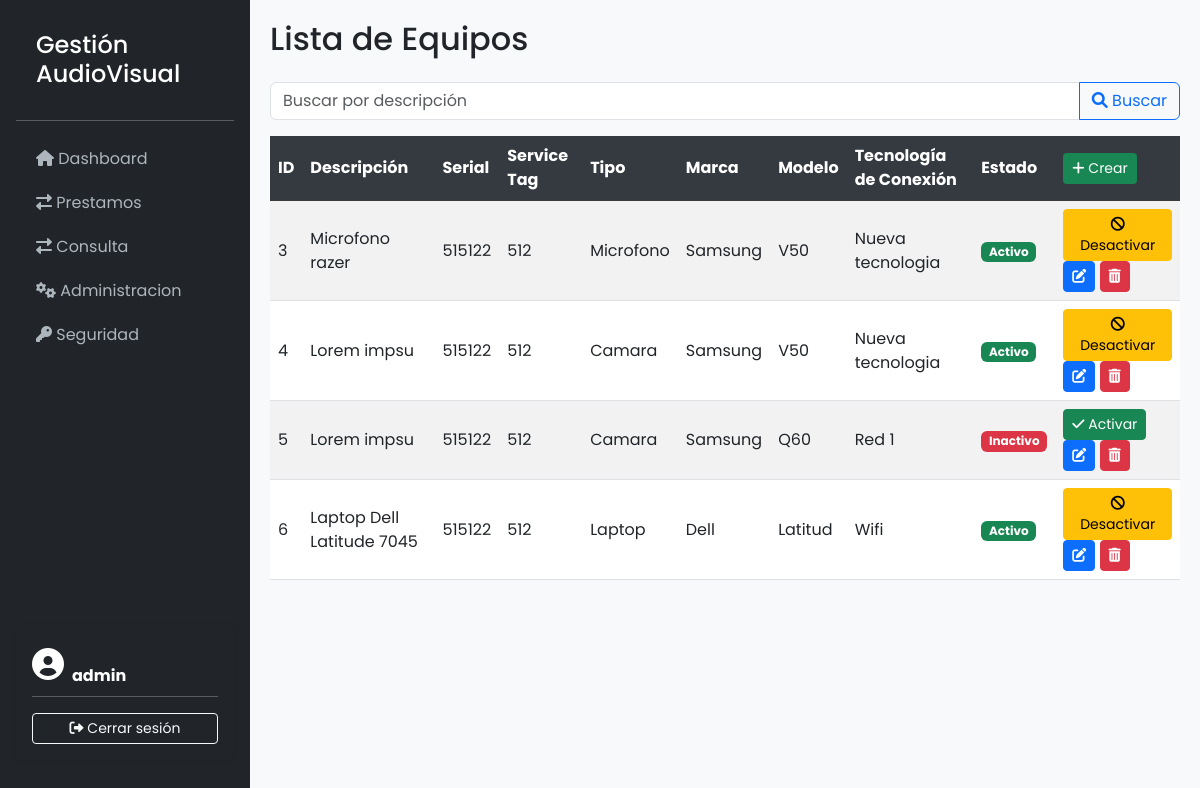
The app's page /equipos/ (signed in) with its own data.
### GestionAudiovisualApp/models.py (models this page shows, shortened)
class Equipo(models.Model):
    descripcion     = models.CharField(max_length=100)
    numero_serial   = models.CharField(max_length=50)
    service_tag     = models.CharField(max_length=50)
    tipo_equipo     = models.ForeignKey(TipoEquipo, on_delete=models.CASCADE)
    marca           = models.ForeignKey(Marca, on_delete=models.CASCADE)
    modelo          = models.ForeignKey(Modelo, on_delete=models.CASCADE)
    tecnologia_conexion = models.ForeignKey(TecnologiaConexion, on_delete=models.CASCADE)
    estado              = models.BooleanField(default=True)

class TipoEquipo(models.Model):
    descripcion = models.CharField(max_length=100)
    estado      = models.BooleanField(default=True)

class Marca(models.Model):
    descripcion  = models.CharField(max_length=100)
    estado       = models.BooleanField(default=True)

class Modelo(models.Model):
    marca       = models.ForeignKey(Marca, on_delete=models.CASCADE)
    descripcion = models.CharField(max_length=100)
    estado      = models.BooleanField(default=True)

class TecnologiaConexion(models.Model):
    descripcion = models.CharField(max_length=100)
    estado      = models.BooleanField(default=True)

### GestionAudiovisualApp/views.py (the view)
# urls.py: path('equipos/', EquipoListView.as_view(), name='equipo-list'),
@method_decorator(user_passes_test(is_admin), name='dispatch')
class EquipoListView(ListView):
    model = Equipo
    template_name = 'equipos/equipo_list.html'
    context_object_name = 'equipos'
    def get_queryset(self):
        queryset = Equipo.objects.all()
        query = self.request.GET.get('q')
        if query:
            queryset = queryset.filter(
                Q(descripcion__icontains=query) | Q(marca__descripcion__icontains=query) | Q(modelo__descripcion__icontains=query)
            )
        return queryset

### GestionAudiovisualApp/views.py (called while the page is built)
def is_admin(user):
    return user.is_staff

### GestionAudiovisualApp/templates/equipos/equipo_list.html (shortened to what this page needs)
{% extends 'base.html' %}
{% block content %}
<h2 class="mb-4">Lista de Equipos</h2>
<form method="GET" class="mb-3">
    <div class="input-group">
        <input type="text" name="q" class="form-control" placeholder="Buscar por descripción" value="{{ request.GET.q }}">
        <button class="btn btn-outline-primary" type="submit">
            <i class="fas fa-search"></i> Buscar
        </button>
    </div>
</form>
<table class="table table-striped table-hover">
    <thead class="table-dark">
        <tr>
            <th>ID</th>
            <th>Descripción</th>
            <th>Serial</th>
            <th>Service Tag</th>
            <th>Tipo</th>
            <th>Marca</th>
            <th>Modelo</th>
            <th>Tecnología de Conexión</th>
            <th>Estado</th>
            <th>
                <a href="{% url 'equipo-create' %}" class="btn btn-sm btn-create">
                    <i class="fas fa-plus"></i> Crear
                </a>
            </th>
        </tr>
    </thead>
    <tbody>
        {% for equipo in equipos %}
            <tr>
                <td>{{ equipo.pk }}</td>
                <td>{{ equipo.descripcion }}</td>
                <td>{{ equipo.numero_serial }}</td>
                <td>{{ equipo.service_tag }}</td>
                <td>{{ equipo.tipo_equipo.descripcion }}</td>
                <td>{{ equipo.marca.descripcion }}</td>
                <td>{{ equipo.modelo.descripcion }}</td>
                <td>{{ equipo.tecnologia_conexion.descripcion }}</td>
                <td>
                    {% if equipo.estado %}
                        <span class="badge bg-success">Activo</span>
                    {% else %}
                        <span class="badge bg-danger">Inactivo</span>
                    {% endif %}
                </td>
                <td>
                    <form method="post" action="{% url 'equipo-toggle-estado' equipo.pk %}" style="display:inline;">
                        {% if equipo.estado %}
                            <button type="submit" class="btn btn-warning btn-sm">
                                <i class="fas fa-ban"></i> Desactivar
                            </button>
                        {% else %}
                            <button type="submit" class="btn btn-success btn-sm">
                                <i class="fas fa-check"></i> Activar
                            </button>
                        {% endif %}
                    </form>
                    <a href="{% url 'equipo-update' equipo.pk %}" class="btn btn-sm btn-primary"><i class="fas fa-edit"></i></a>
                    <a href="{% url 'equipo-delete' equipo.pk %}" class="btn btn-sm btn-danger"><i class="fas fa-trash-alt"></i></a>
                </td>
            </tr>
        {% empty %}
            <tr>
                <td colspan="10" class="text-center">No hay equipos disponibles.</td>
            </tr>
        {% endfor %}
    </tbody>
</table>
{% endblock %}

### GestionAudiovisualApp/templates/base.html (shortened to what this page needs)
<!DOCTYPE html>
<html lang="es">
<head>
    <link href="https://cdn.jsdelivr.net/npm/bootstrap@5.3.0-alpha1/dist/css/bootstrap.min.css" rel="stylesheet">
    <link href="https://cdnjs.cloudflare.com/ajax/libs/font-awesome/6.0.0-beta3/css/all.min.css" rel="stylesheet">
</head>
<body>
    <nav id="sidebar" class="d-flex flex-column flex-shrink-0 p-3 bg-dark">
        <h4>Gestión AudioVisual</h4>
        <hr>
        <ul class="nav nav-pills flex-column mb-auto">
            <li class="nav-item">
                <a href="{% url 'inicio' %}" class="nav-link {% if request.resolver_match.url_name == 'inicio' %}active{% endif %}">
                  <i class="fas fa-home"></i> Dashboard
                </a>
              </li>
        <li class="nav-item">
            <a href="{% url 'prestamo-list' %}" class="nav-link {% if request.resolver_match.url_name == 'prestamo-list' %}active{% endif %}">
                <i class="fas fa-exchange-alt"></i> Prestamos
            </a>
        </li>
        <li class="nav-item">
            <a href="{% url 'consulta-criterios' %}" class="nav-link {% if request.resolver_match.url_name == 'consulta-criterios' %}active{% endif %}">
                <i class="fas fa-exchange-alt"></i> Consulta
            </a>
        </li>
        {% if user.is_authenticated and user.is_staff %}
        <li class="nav-item">
            <a href="#" class="nav-link" data-bs-toggle="collapse" data-bs-target="#submenu-administracion" aria-expanded="false" aria-controls="submenu-administracion">
                <i class="fas fa-cogs"></i> Administracion
            </a>
        </li>
        <li class="nav-item">
            <a href="#" class="nav-link" data-bs-toggle="collapse" data-bs-target="#submenu-Seguridad" aria-expanded="false" aria-controls="submenu-seguridad">
                <i class="fas fa-key"></i> Seguridad
            </a>
        </li>
        {% endif %}
    </ul>
        {% if user.is_authenticated%}
        <div class="card bg-dark text-white border-0 mb-4 p-3 shadow-sm">
            <div class="d-flex align-items-center">
                <i class="fas fa-user-circle fa-2x me-2"></i>
                <div>
                    <small class="text-muted">Bienvenido</small><br>
                    <strong>{{ request.user.username }}</strong>
                </div>
            </div>
            <hr class="bg-secondary my-2">
            <a href="{% url 'logout' %}" class="btn btn-sm btn-outline-light mt-2 w-100">
                <i class="fas fa-sign-out-alt"></i> Cerrar sesión
            </a>
        </div>
        {%endif%}
    </nav>
    <div id="content">
        {% block content %}{% endblock %}
    </div>
</body>
</html>

### GestionAudiovisualApp/templates/base.html (style rules this page uses)
body { display: flex; min-height: 100vh; font-family: 'Poppins', sans-serif; background-color: #f8f9fa; }
#sidebar { min-width: 250px; max-width: 250px; background-color: #1c1e21; color: #fff; }
#sidebar .nav-link { color: #adb5bd; padding: 10px 20px; }
#sidebar h4 { padding: 15px 20px; margin: 0; font-weight: 500; color: #fff; }
#content { flex: 1; padding: 20px; }
.btn-create { background-color: #198754; color: white; }
.table th { background-color: #343a40; color: white; }
.table td, .table th { vertical-align: middle; }

### records on screen
Equipo: pk "3", descripcion "Microfono razer", numero_serial "515122", service_tag "512", tipo_equipo.descripcion "Microfono", marca.descripcion "Samsung", modelo.descripcion "V50", tecnologia_conexion.descripcion "Nueva tecnologia", estado "Activo"
Equipo: pk "4", descripcion "Lorem impsu", numero_serial "515122", service_tag "512", tipo_equipo.descripcion "Camara", marca.descripcion "Samsung", modelo.descripcion "V50", tecnologia_conexion.descripcion "Nueva tecnologia", estado "Activo"
Equipo: pk "5", descripcion "Lorem impsu", numero_serial "515122", service_tag "512", tipo_equipo.descripcion "Camara", marca.descripcion "Samsung", modelo.descripcion "Q60", tecnologia_conexion.descripcion "Red 1", estado "Inactivo"
Equipo: pk "6", descripcion "Laptop Dell Latitude 7045", numero_serial "515122", service_tag "512", tipo_equipo.descripcion "Laptop", marca.descripcion "Dell", modelo.descripcion "Latitud", tecnologia_conexion.descripcion "Wifi", estado "Activo"

### other values on screen
{{ request.user.username }} "admin"
